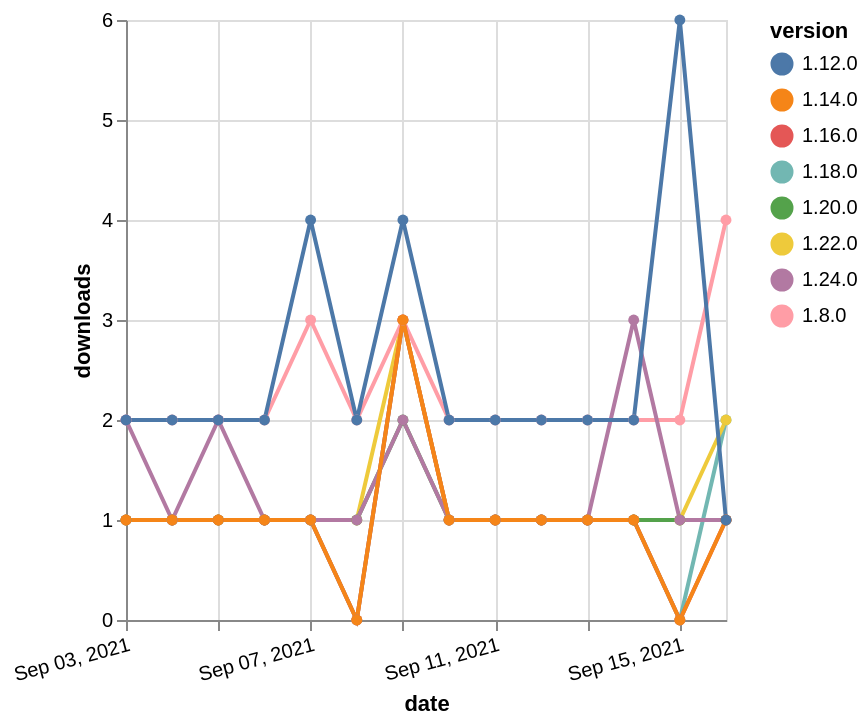

Write the Vega-Lite specification saved for this chart.
### Vega-Lite specification from a JSON file in a GitHub repository (floating-point values rounded to 4 significant figures)
{"$schema": "https://vega.github.io/schema/vega-lite/v5.json", "description": "A simple bar chart with embedded data.", "data": {"values": [{"date": "2021-09-03", "total": 199, "delta": 1, "version": "1.18.0"}, {"date": "2021-09-04", "total": 200, "delta": 1, "version": "1.18.0"}, {"date": "2021-09-05", "total": 201, "delta": 1, "version": "1.18.0"}, {"date": "2021-09-06", "total": 202, "delta": 1, "version": "1.18.0"}, {"date": "2021-09-07", "total": 203, "delta": 1, "version": "1.18.0"}, {"date": "2021-09-08", "total": 203, "delta": 0, "version": "1.18.0"}, {"date": "2021-09-09", "total": 206, "delta": 3, "version": "1.18.0"}, {"date": "2021-09-10", "total": 207, "delta": 1, "version": "1.18.0"}, {"date": "2021-09-11", "total": 208, "delta": 1, "version": "1.18.0"}, {"date": "2021-09-12", "total": 209, "delta": 1, "version": "1.18.0"}, {"date": "2021-09-13", "total": 210, "delta": 1, "version": "1.18.0"}, {"date": "2021-09-14", "total": 211, "delta": 1, "version": "1.18.0"}, {"date": "2021-09-15", "total": 211, "delta": 0, "version": "1.18.0"}, {"date": "2021-09-16", "total": 213, "delta": 2, "version": "1.18.0"}, {"date": "2021-09-03", "total": 211, "delta": 1, "version": "1.22.0"}, {"date": "2021-09-04", "total": 212, "delta": 1, "version": "1.22.0"}, {"date": "2021-09-05", "total": 213, "delta": 1, "version": "1.22.0"}, {"date": "2021-09-06", "total": 214, "delta": 1, "version": "1.22.0"}, {"date": "2021-09-07", "total": 215, "delta": 1, "version": "1.22.0"}, {"date": "2021-09-08", "total": 216, "delta": 1, "version": "1.22.0"}, {"date": "2021-09-09", "total": 219, "delta": 3, "version": "1.22.0"}, {"date": "2021-09-10", "total": 220, "delta": 1, "version": "1.22.0"}, {"date": "2021-09-11", "total": 221, "delta": 1, "version": "1.22.0"}, {"date": "2021-09-12", "total": 222, "delta": 1, "version": "1.22.0"}, {"date": "2021-09-13", "total": 223, "delta": 1, "version": "1.22.0"}, {"date": "2021-09-14", "total": 224, "delta": 1, "version": "1.22.0"}, {"date": "2021-09-15", "total": 225, "delta": 1, "version": "1.22.0"}, {"date": "2021-09-16", "total": 227, "delta": 2, "version": "1.22.0"}, {"date": "2021-09-03", "total": 2399, "delta": 2, "version": "1.8.0"}, {"date": "2021-09-04", "total": 2401, "delta": 2, "version": "1.8.0"}, {"date": "2021-09-05", "total": 2403, "delta": 2, "version": "1.8.0"}, {"date": "2021-09-06", "total": 2405, "delta": 2, "version": "1.8.0"}, {"date": "2021-09-07", "total": 2408, "delta": 3, "version": "1.8.0"}, {"date": "2021-09-08", "total": 2410, "delta": 2, "version": "1.8.0"}, {"date": "2021-09-09", "total": 2413, "delta": 3, "version": "1.8.0"}, {"date": "2021-09-10", "total": 2415, "delta": 2, "version": "1.8.0"}, {"date": "2021-09-11", "total": 2417, "delta": 2, "version": "1.8.0"}, {"date": "2021-09-12", "total": 2419, "delta": 2, "version": "1.8.0"}, {"date": "2021-09-13", "total": 2421, "delta": 2, "version": "1.8.0"}, {"date": "2021-09-14", "total": 2423, "delta": 2, "version": "1.8.0"}, {"date": "2021-09-15", "total": 2425, "delta": 2, "version": "1.8.0"}, {"date": "2021-09-16", "total": 2429, "delta": 4, "version": "1.8.0"}, {"date": "2021-09-03", "total": 166, "delta": 1, "version": "1.20.0"}, {"date": "2021-09-04", "total": 167, "delta": 1, "version": "1.20.0"}, {"date": "2021-09-05", "total": 168, "delta": 1, "version": "1.20.0"}, {"date": "2021-09-06", "total": 169, "delta": 1, "version": "1.20.0"}, {"date": "2021-09-07", "total": 170, "delta": 1, "version": "1.20.0"}, {"date": "2021-09-08", "total": 171, "delta": 1, "version": "1.20.0"}, {"date": "2021-09-09", "total": 173, "delta": 2, "version": "1.20.0"}, {"date": "2021-09-10", "total": 174, "delta": 1, "version": "1.20.0"}, {"date": "2021-09-11", "total": 175, "delta": 1, "version": "1.20.0"}, {"date": "2021-09-12", "total": 176, "delta": 1, "version": "1.20.0"}, {"date": "2021-09-13", "total": 177, "delta": 1, "version": "1.20.0"}, {"date": "2021-09-14", "total": 178, "delta": 1, "version": "1.20.0"}, {"date": "2021-09-15", "total": 179, "delta": 1, "version": "1.20.0"}, {"date": "2021-09-16", "total": 180, "delta": 1, "version": "1.20.0"}, {"date": "2021-09-03", "total": 201, "delta": 1, "version": "1.16.0"}, {"date": "2021-09-04", "total": 202, "delta": 1, "version": "1.16.0"}, {"date": "2021-09-05", "total": 203, "delta": 1, "version": "1.16.0"}, {"date": "2021-09-06", "total": 204, "delta": 1, "version": "1.16.0"}, {"date": "2021-09-07", "total": 205, "delta": 1, "version": "1.16.0"}, {"date": "2021-09-08", "total": 205, "delta": 0, "version": "1.16.0"}, {"date": "2021-09-09", "total": 208, "delta": 3, "version": "1.16.0"}, {"date": "2021-09-10", "total": 209, "delta": 1, "version": "1.16.0"}, {"date": "2021-09-11", "total": 210, "delta": 1, "version": "1.16.0"}, {"date": "2021-09-12", "total": 211, "delta": 1, "version": "1.16.0"}, {"date": "2021-09-13", "total": 212, "delta": 1, "version": "1.16.0"}, {"date": "2021-09-14", "total": 213, "delta": 1, "version": "1.16.0"}, {"date": "2021-09-15", "total": 213, "delta": 0, "version": "1.16.0"}, {"date": "2021-09-16", "total": 214, "delta": 1, "version": "1.16.0"}, {"date": "2021-09-03", "total": 124, "delta": 2, "version": "1.24.0"}, {"date": "2021-09-04", "total": 125, "delta": 1, "version": "1.24.0"}, {"date": "2021-09-05", "total": 127, "delta": 2, "version": "1.24.0"}, {"date": "2021-09-06", "total": 128, "delta": 1, "version": "1.24.0"}, {"date": "2021-09-07", "total": 129, "delta": 1, "version": "1.24.0"}, {"date": "2021-09-08", "total": 130, "delta": 1, "version": "1.24.0"}, {"date": "2021-09-09", "total": 132, "delta": 2, "version": "1.24.0"}, {"date": "2021-09-10", "total": 133, "delta": 1, "version": "1.24.0"}, {"date": "2021-09-11", "total": 134, "delta": 1, "version": "1.24.0"}, {"date": "2021-09-12", "total": 135, "delta": 1, "version": "1.24.0"}, {"date": "2021-09-13", "total": 136, "delta": 1, "version": "1.24.0"}, {"date": "2021-09-14", "total": 139, "delta": 3, "version": "1.24.0"}, {"date": "2021-09-15", "total": 140, "delta": 1, "version": "1.24.0"}, {"date": "2021-09-16", "total": 141, "delta": 1, "version": "1.24.0"}, {"date": "2021-09-03", "total": 248, "delta": 1, "version": "1.14.0"}, {"date": "2021-09-04", "total": 249, "delta": 1, "version": "1.14.0"}, {"date": "2021-09-05", "total": 250, "delta": 1, "version": "1.14.0"}, {"date": "2021-09-06", "total": 251, "delta": 1, "version": "1.14.0"}, {"date": "2021-09-07", "total": 252, "delta": 1, "version": "1.14.0"}, {"date": "2021-09-08", "total": 252, "delta": 0, "version": "1.14.0"}, {"date": "2021-09-09", "total": 255, "delta": 3, "version": "1.14.0"}, {"date": "2021-09-10", "total": 256, "delta": 1, "version": "1.14.0"}, {"date": "2021-09-11", "total": 257, "delta": 1, "version": "1.14.0"}, {"date": "2021-09-12", "total": 258, "delta": 1, "version": "1.14.0"}, {"date": "2021-09-13", "total": 259, "delta": 1, "version": "1.14.0"}, {"date": "2021-09-14", "total": 260, "delta": 1, "version": "1.14.0"}, {"date": "2021-09-15", "total": 260, "delta": 0, "version": "1.14.0"}, {"date": "2021-09-16", "total": 261, "delta": 1, "version": "1.14.0"}, {"date": "2021-09-03", "total": 2567, "delta": 2, "version": "1.12.0"}, {"date": "2021-09-04", "total": 2569, "delta": 2, "version": "1.12.0"}, {"date": "2021-09-05", "total": 2571, "delta": 2, "version": "1.12.0"}, {"date": "2021-09-06", "total": 2573, "delta": 2, "version": "1.12.0"}, {"date": "2021-09-07", "total": 2577, "delta": 4, "version": "1.12.0"}, {"date": "2021-09-08", "total": 2579, "delta": 2, "version": "1.12.0"}, {"date": "2021-09-09", "total": 2583, "delta": 4, "version": "1.12.0"}, {"date": "2021-09-10", "total": 2585, "delta": 2, "version": "1.12.0"}, {"date": "2021-09-11", "total": 2587, "delta": 2, "version": "1.12.0"}, {"date": "2021-09-12", "total": 2589, "delta": 2, "version": "1.12.0"}, {"date": "2021-09-13", "total": 2591, "delta": 2, "version": "1.12.0"}, {"date": "2021-09-14", "total": 2593, "delta": 2, "version": "1.12.0"}, {"date": "2021-09-15", "total": 2599, "delta": 6, "version": "1.12.0"}, {"date": "2021-09-16", "total": 2600, "delta": 1, "version": "1.12.0"}]}, "width": "container", "mark": {"type": "line", "point": {"filled": true}}, "encoding": {"x": {"field": "date", "type": "temporal", "timeUnit": "yearmonthdate", "title": "date", "axis": {"labelAngle": -15}}, "y": {"field": "delta", "type": "quantitative", "title": "downloads"}, "color": {"field": "version", "type": "nominal"}, "tooltip": {"field": "delta"}}}
